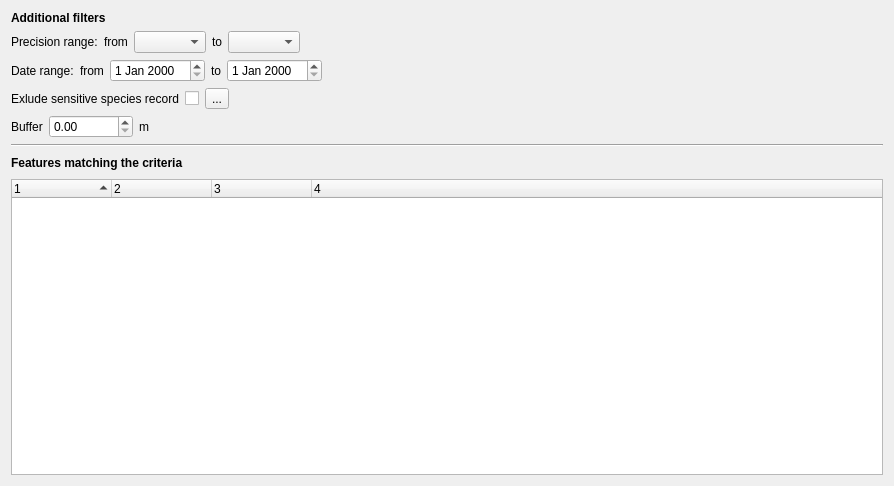
<?xml version="1.0" encoding="UTF-8"?>
<ui version="4.0">
 <class>Dialog</class>
 <widget class="QDialog" name="Dialog">
  <property name="geometry">
   <rect>
    <x>0</x>
    <y>0</y>
    <width>894</width>
    <height>486</height>
   </rect>
  </property>
  <property name="windowTitle">
   <string>Dialog</string>
  </property>
  <layout class="QVBoxLayout" name="verticalLayout">
   <item>
    <widget class="QLabel" name="label_11">
     <property name="font">
      <font>
       <weight>75</weight>
       <bold>true</bold>
      </font>
     </property>
     <property name="text">
      <string>Additional filters</string>
     </property>
    </widget>
   </item>
   <item>
    <layout class="QHBoxLayout" name="horizontalLayout">
     <item>
      <widget class="QLabel" name="label">
       <property name="text">
        <string>Precision range:</string>
       </property>
      </widget>
     </item>
     <item>
      <widget class="QLabel" name="label_6">
       <property name="enabled">
        <bool>true</bool>
       </property>
       <property name="text">
        <string>from</string>
       </property>
       <property name="scaledContents">
        <bool>false</bool>
       </property>
       <property name="wordWrap">
        <bool>false</bool>
       </property>
      </widget>
     </item>
     <item>
      <widget class="QComboBox" name="cbPrecisionMin"/>
     </item>
     <item>
      <widget class="QLabel" name="label_7">
       <property name="enabled">
        <bool>true</bool>
       </property>
       <property name="text">
        <string>to</string>
       </property>
       <property name="scaledContents">
        <bool>false</bool>
       </property>
       <property name="wordWrap">
        <bool>false</bool>
       </property>
      </widget>
     </item>
     <item>
      <widget class="QComboBox" name="cbPrecisionMax"/>
     </item>
     <item>
      <spacer name="horizontalSpacer">
       <property name="orientation">
        <enum>Qt::Horizontal</enum>
       </property>
       <property name="sizeHint" stdset="0">
        <size>
         <width>40</width>
         <height>20</height>
        </size>
       </property>
      </spacer>
     </item>
    </layout>
   </item>
   <item>
    <layout class="QHBoxLayout" name="horizontalLayout_2">
     <item>
      <widget class="QLabel" name="label_2">
       <property name="enabled">
        <bool>true</bool>
       </property>
       <property name="text">
        <string>Date range:</string>
       </property>
       <property name="scaledContents">
        <bool>false</bool>
       </property>
       <property name="wordWrap">
        <bool>false</bool>
       </property>
      </widget>
     </item>
     <item>
      <widget class="QLabel" name="label_4">
       <property name="enabled">
        <bool>true</bool>
       </property>
       <property name="text">
        <string>from</string>
       </property>
       <property name="scaledContents">
        <bool>false</bool>
       </property>
       <property name="wordWrap">
        <bool>false</bool>
       </property>
      </widget>
     </item>
     <item>
      <widget class="QDateEdit" name="dateFrom"/>
     </item>
     <item>
      <widget class="QLabel" name="label_5">
       <property name="enabled">
        <bool>true</bool>
       </property>
       <property name="text">
        <string>to</string>
       </property>
       <property name="scaledContents">
        <bool>false</bool>
       </property>
       <property name="wordWrap">
        <bool>false</bool>
       </property>
      </widget>
     </item>
     <item>
      <widget class="QDateEdit" name="dateTo"/>
     </item>
     <item>
      <spacer name="horizontalSpacer_2">
       <property name="orientation">
        <enum>Qt::Horizontal</enum>
       </property>
       <property name="sizeHint" stdset="0">
        <size>
         <width>40</width>
         <height>20</height>
        </size>
       </property>
      </spacer>
     </item>
    </layout>
   </item>
   <item>
    <layout class="QHBoxLayout" name="horizontalLayout_3">
     <item>
      <widget class="QLabel" name="label_9">
       <property name="text">
        <string>Exlude sensitive species record</string>
       </property>
      </widget>
     </item>
     <item>
      <widget class="QCheckBox" name="cbExcludeSensitive">
       <property name="layoutDirection">
        <enum>Qt::RightToLeft</enum>
       </property>
       <property name="text">
        <string/>
       </property>
      </widget>
     </item>
     <item>
      <widget class="QToolButton" name="loadCsv">
       <property name="toolTip">
        <string extracomment="Select a .csv file"/>
       </property>
       <property name="text">
        <string>...</string>
       </property>
      </widget>
     </item>
     <item>
      <spacer name="horizontalSpacer_3">
       <property name="orientation">
        <enum>Qt::Horizontal</enum>
       </property>
       <property name="sizeHint" stdset="0">
        <size>
         <width>40</width>
         <height>20</height>
        </size>
       </property>
      </spacer>
     </item>
    </layout>
   </item>
   <item>
    <layout class="QHBoxLayout" name="horizontalLayout_4">
     <item>
      <widget class="QLabel" name="label_3">
       <property name="text">
        <string>Buffer</string>
       </property>
      </widget>
     </item>
     <item>
      <widget class="QgsDoubleSpinBox" name="qgsDoubleSpinBoxBuffer">
       <property name="maximum">
        <double>2147483647.000000000000000</double>
       </property>
      </widget>
     </item>
     <item>
      <widget class="QLabel" name="label_8">
       <property name="text">
        <string>m</string>
       </property>
      </widget>
     </item>
     <item>
      <spacer name="horizontalSpacer_4">
       <property name="orientation">
        <enum>Qt::Horizontal</enum>
       </property>
       <property name="sizeHint" stdset="0">
        <size>
         <width>40</width>
         <height>20</height>
        </size>
       </property>
      </spacer>
     </item>
    </layout>
   </item>
   <item>
    <widget class="Line" name="line">
     <property name="orientation">
      <enum>Qt::Horizontal</enum>
     </property>
    </widget>
   </item>
   <item>
    <layout class="QHBoxLayout" name="horizontalLayout_5">
     <item>
      <widget class="QLabel" name="lbFeatures">
       <property name="font">
        <font>
         <weight>75</weight>
         <bold>true</bold>
        </font>
       </property>
       <property name="text">
        <string>Features matching the criteria</string>
       </property>
      </widget>
     </item>
     <item>
      <spacer name="horizontalSpacer_5">
       <property name="orientation">
        <enum>Qt::Horizontal</enum>
       </property>
       <property name="sizeHint" stdset="0">
        <size>
         <width>40</width>
         <height>20</height>
        </size>
       </property>
      </spacer>
     </item>
     <item>
      <widget class="QLabel" name="lbTotal">
       <property name="text">
        <string/>
       </property>
      </widget>
     </item>
    </layout>
   </item>
   <item>
    <widget class="QTreeWidget" name="treeResults">
     <property name="indentation">
      <number>0</number>
     </property>
     <property name="sortingEnabled">
      <bool>true</bool>
     </property>
     <property name="columnCount">
      <number>4</number>
     </property>
     <column>
      <property name="text">
       <string notr="true">1</string>
      </property>
     </column>
     <column>
      <property name="text">
       <string notr="true">2</string>
      </property>
     </column>
     <column>
      <property name="text">
       <string notr="true">3</string>
      </property>
     </column>
     <column>
      <property name="text">
       <string notr="true">4</string>
      </property>
     </column>
    </widget>
   </item>
  </layout>
 </widget>
 <customwidgets>
  <customwidget>
   <class>QgsDoubleSpinBox</class>
   <extends>QDoubleSpinBox</extends>
   <header>qgsdoublespinbox.h</header>
  </customwidget>
 </customwidgets>
 <resources/>
 <connections/>
</ui>
